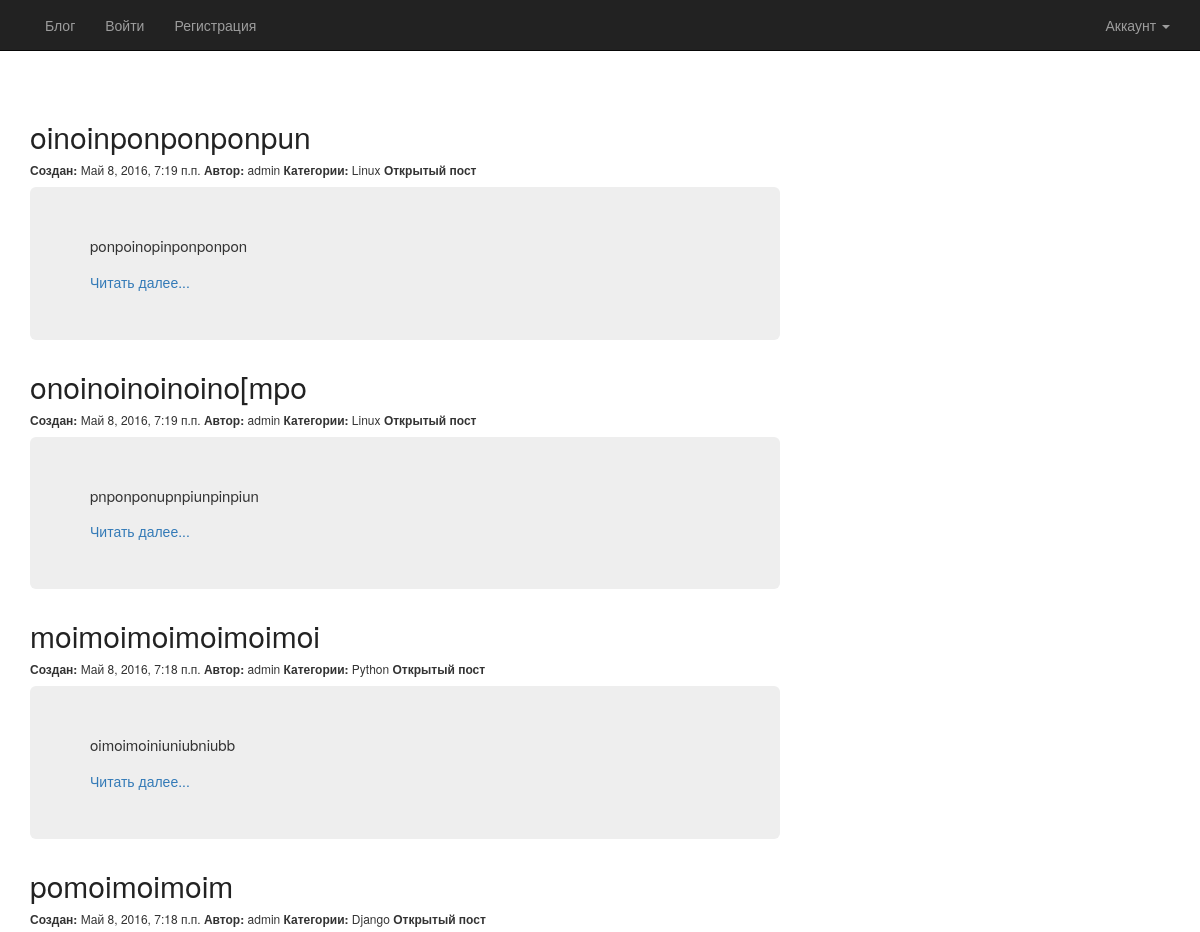
The app's page / (upper part), older data.
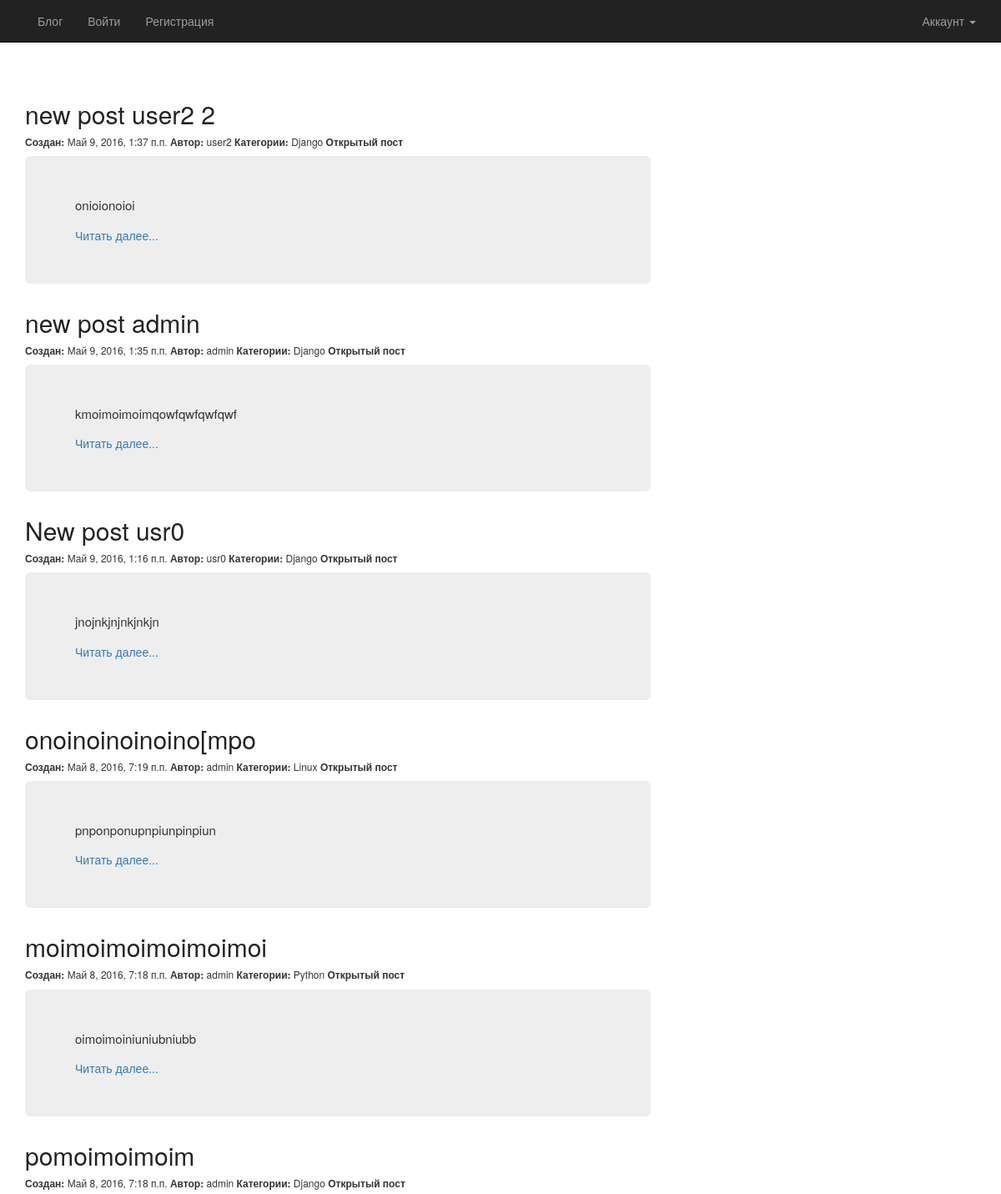
The same page, newer data.
### blog/models.py (models this page shows, shortened)
class Article(models.Model):
    article_title = models.CharField(max_length=100)
    article_text = models.TextField()
    article_date_create = models.DateTimeField(default=timezone.now)
    article_date_modify = models.DateTimeField(default=timezone.now)
    article_access = models.BooleanField(default=True)
    article_autor = models.ForeignKey(User)
    article_tag = models.ManyToManyField(Tags)
    article_count = models.ManyToManyField('CountArticle')

class Tags(models.Model):
    tags_name = models.CharField(max_length=50)
    def __str__(self):
        return self.tags_name

### blog/views.py (the view)
# urls.py: url(r'^$', views.HomeView.as_view(), name='home'),
class HomeView(generic.ListView):
    template_name = 'blog/home.html'
    context_object_name = 'post_blog'
    def get_queryset(self):
        return Article.objects.order_by('-article_date_create').all()

### blog/context_processors.py (called while the page is built, shortened)
def total_count(request):
    return {}

### blog/templates/blog/home.html (shortened to what this page needs)
{% load staticfiles %}
<!DOCTYPE html>
<html lang="ru">
<head>
    {% block load_css %}
      <link href="{% static 'blog/css/bootstrap.css' %}" rel="stylesheet">
      <link rel="stylesheet" type="text/css" href="{% static 'blog/style.css' %}">
    {% endblock load_css %}
</head>
<body>
  {% block header %}
    <div class="container-fluit">
      <div class="row">
        <div class="navbar navbar-inverse navbar-fixed-top">
          <div class="container">
            <ul class="nav navbar-nav navbar-right">
              <li class="dropdown">
                <a class="dropdown-toggle" data-toggle="dropdown" role="button" aria-expanded="false">Аккаунт <span class="caret"></span></a>
              </li>
            </ul>
            <div class="collapse navbar-collapse">
              <ul class="nav navbar-nav">
                <li><a href="{% url 'blog:home' %}">Блог</a></li>
                {% if request.user.is_authenticated %}
                  <li><a href="{% url 'blog:edit' %}">Мои посты</a></li>
                  <li><a href="{% url 'blog:newpost' %}">Новый пост</a></li>
                  <li><a href="{% url 'blog:logout' %}">Выйти</a></li>
                {% else %}
                  <li><a href="{% url 'blog:login' %}">Войти</a></li>
                  <li><a href="{% url 'blog:reg' %}">Регистрация</a></li>
                {% endif %}
              </ul>
            </div>
          </div>
        </div>
      </div>
    </div>
  {% endblock header %}
  {% block post %}
    {% if post_blog %}
      <div class="container blog-post">
        <div class="row">
          <div class="col-lg-8 col-md-8">
            {% for x in post_blog %}
              <div>
                <h2 class="article-title">
                  <a class="article-title" href="{% url 'blog:full' x.id %}"> {{ x.article_title }} </a>
                </h2>
              </div>
              <h6>
                <b>Создан:</b> {{ x.article_date_create }}
                <b>Автор:</b> {{ x.article_autor }}
                <b>Категории:</b>
                {% for tag in x.article_tag.all %}
                  {{ tag }}
                {% endfor %}
                {% if x.article_access %}
                  <b>Открытый пост</b>
                {% else %}
                  <b>Закрытый пост</b>
                {% endif %}
              </h6>
              <div class="jumbotron">
                <p class="text-justify">
                  {{ x.article_text|linebreaksbr|urlize|truncatewords_html:20 }}
                </p>
                <a href="{% url 'blog:full' x.id %}">Читать далее...</a>
              </div>
            {% endfor %}
          </div>
        </div>
      </div>
    {% endif %}
  {% endblock post %}
</body>
</html>

### blog/static/blog/style.css (style rules this page uses)
body { margin-top: 100px; }
.article-title a, .article-title a:visited { color: #222222; text-decoration: none; }
p.text-justify { font-size: 15px; }

Row changes from the older to the newer data that the page shows:
removed Article: article_title "oinoinponponponpun", article_date_create "Май 8, 2016, 7:19 п.п.", article_autor "admin", article_access "Открытый пост", article_text "ponpoinopinponponpon", Tags (tags_name "Linux")
added Article: article_title "new post user2 2", article_date_create "Май 9, 2016, 1:37 п.п.", article_autor "user2", article_access "Открытый пост", article_text "onioionoioi", Tags (tags_name "Django")
added Article: article_title "new post admin", article_date_create "Май 9, 2016, 1:35 п.п.", article_autor "admin", article_access "Открытый пост", article_text "kmoimoimoimqowfqwfqwfqwf", Tags (tags_name "Django")
added Article: article_title "New post usr0", article_date_create "Май 9, 2016, 1:16 п.п.", article_autor "usr0", article_access "Открытый пост", article_text "jnojnkjnjnkjnkjn", Tags (tags_name "Django")
